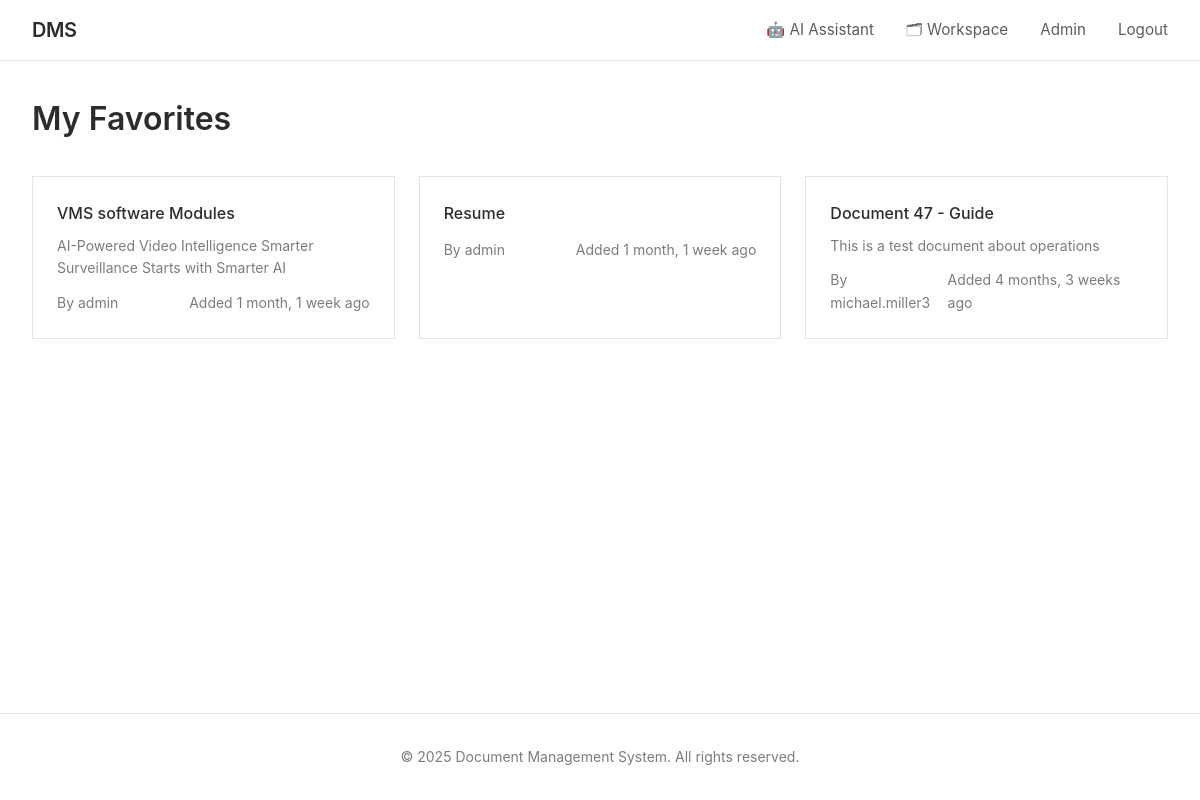
The app's page /favorites/ (signed in) with its own data.
### documents/models.py (models this page shows, shortened)
class Favorite(models.Model):
    user = models.ForeignKey(User, on_delete=models.CASCADE, related_name='favorites')
    document = models.ForeignKey(Document, on_delete=models.CASCADE, related_name='favorited_by')
    created_at = models.DateTimeField(auto_now_add=True)
    class Meta:
        unique_together = ['user', 'document']
        ordering = ['-created_at']

class Document(models.Model):
    ACCESS_LEVEL_CHOICES = [
        ('public', 'Public'),
        ('private', 'Private'),
        ('role', 'Role-Based'),
        ('custom', 'Custom Users'),
    ]
    title = models.CharField(max_length=255)
    description = models.TextField(blank=True)
    file = models.FileField(upload_to=document_upload_path)
    file_size = models.BigIntegerField(default=0, help_text="Size in bytes")
    file_type = models.CharField(max_length=100, blank=True)
    owner = models.ForeignKey(User, on_delete=models.CASCADE, related_name='owned_documents')
    access_level = models.CharField(max_length=10, choices=ACCESS_LEVEL_CHOICES, default='private')
    required_role_level = models.IntegerField(
        default=1,
        validators=[MinValueValidator(1), MaxValueValidator(100)],
        help_text="Minimum role level required (for role-based access)"
    )
    category = models.ForeignKey(Category, on_delete=models.SET_NULL, null=True, blank=True, related_name='documents')
    folder   = models.ForeignKey('Folder', on_delete=models.SET_NULL, null=True, blank=True,
                                 related_name='folder_documents')
    tags = models.ManyToManyField(Tag, blank=True, related_name='documents')
    shared_with = models.ManyToManyField(User, blank=True, related_name='shared_documents')
    version = models.IntegerField(default=1)
    is_locked = models.BooleanField(default=False, help_text="Locked documents cannot be edited")
    locked_by = models.ForeignKey(User, on_delete=models.SET_NULL, null=True, blank=True, related_name='locked_documents')
    views_count = models.IntegerField(default=0)
    downloads_count = models.IntegerField(default=0)
    created_at = models.DateTimeField(auto_now_add=True)
    updated_at = models.DateTimeField(auto_now=True)
    allow_comments = models.BooleanField(default=True)
    allow_download = models.BooleanField(default=True)
    is_deleted = models.BooleanField(default=False)
    deleted_at = models.DateTimeField(null=True, blank=True)
    class Meta:
        ordering = ['-updated_at', '-created_at']
        indexes = [
            models.Index(fields=['owner', 'access_level']),
            models.Index(fields=['created_at']),
            models.Index(fields=['title']),
        ]

class User(AbstractUser):
    USER_TYPE_CHOICES = [
        ('guest', 'Guest'),
        ('user', 'Regular User'),
        ('admin', 'Admin'),
    ]
    user_type = models.CharField(max_length=10, choices=USER_TYPE_CHOICES, default='user')
    role = models.ForeignKey(Role, on_delete=models.SET_NULL, null=True, blank=True, related_name='users')
    bio = models.TextField(blank=True)
    avatar = models.ImageField(upload_to='avatars/', null=True, blank=True)
    phone = models.CharField(max_length=20, blank=True)
    department = models.CharField(max_length=100, blank=True)
    created_at = models.DateTimeField(auto_now_add=True)
    updated_at = models.DateTimeField(auto_now=True)
    last_activity = models.DateTimeField(auto_now=True)
    is_active = models.BooleanField(default=True)
    class Meta:
        ordering = ['-created_at']
    def is_admin(self):
        return self.user_type == 'admin'

### documents/views.py (the view)
# urls.py: path('favorites/', views.favorites_list_view, name='favorites_list'),
@login_required
def favorites_list_view(request):
    favorites = Favorite.objects.filter(
        user=request.user
    ).select_related('document', 'document__owner', 'document__category')
    paginator = Paginator(favorites, 20)
    page_number = request.GET.get('page')
    page_obj = paginator.get_page(page_number)
    return render(request, 'documents/favorites_list.html', {'page_obj': page_obj})

### documents/context_processors.py (called while the page is built)
def unread_notifications(request):
    if request.user.is_authenticated:
        count = Notification.objects.filter(recipient=request.user, is_read=False).count()
        return {'unread_notifications_count': count}
    return {'unread_notifications_count': 0}

### documents/templates/documents/favorites_list.html (shortened to what this page needs)
{% extends 'documents/base.html' %}
{% block content %}
<h1 style="font-size: 2rem; font-weight: 600; color: #2c2c2c; margin-bottom: 2rem;">
    My Favorites
</h1>
{% if page_obj %}
    <div class="grid grid-3">
        {% for favorite in page_obj %}
            <div class="card">
                <h3 style="font-size: 1rem; font-weight: 500; margin-bottom: 0.5rem;">
                    <a href="{% url 'document_detail' favorite.document.pk %}" style="color: #2c2c2c; text-decoration: none;">
                        {{ favorite.document.title }}
                    </a>
                </h3>
                <p style="font-size: 0.875rem; color: #7c7c7c; margin-bottom: 0.75rem;">
                    {{ favorite.document.description|truncatewords:15 }}
                </p>
                <div style="display: flex; justify-content: space-between; align-items: center; font-size: 0.875rem; color: #7c7c7c;">
                    <span>By {{ favorite.document.owner.username }}</span>
                    <span>Added {{ favorite.created_at|timesince }} ago</span>
                </div>
            </div>
        {% endfor %}
    </div>
{% else %}
    <div class="card">
        <p style="color: #7c7c7c; text-align: center; padding: 3rem 0;">
            No favorites yet. Star documents to add them to your favorites.
        </p>
    </div>
{% endif %}
{% endblock %}

### documents/templates/documents/base.html (style rules this page uses)
* { margin: 0; padding: 0; box-sizing: border-box; }
body { font-family: -apple-system, BlinkMacSystemFont, 'Segoe UI', Arial, sans-serif; background: #ffffff; color: #2c2c2c; line-height: 1.6; min-height: 100vh; display: flex; flex-direction: column; }
.card { background: #ffffff; border: 1px solid #e5e5e5; padding: 1.5rem; margin-bottom: 1.5rem; }
.grid { display: grid; gap: 1.5rem; }
.grid-3 { grid-template-columns: repeat(3, 1fr); }

### records on screen
Favorite: document "VMS software Modules", document.description "AI-Powered Video Intelligence Smarter Surveillance Starts with Smarter AI", document.owner.username "admin", created_at "1 month, 1 week"
Favorite: document "Resume", document.owner.username "admin", created_at "1 month, 1 week"
Favorite: document "Document 47 - Guide", document.description "This is a test document about operations", document.owner.username "michael.miller3", created_at "4 months, 3 weeks"
